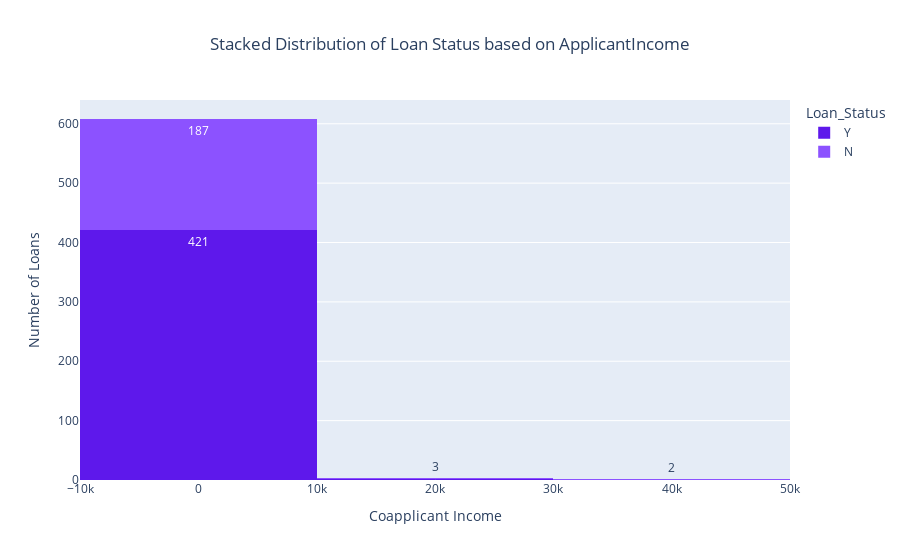

The code cell stored with this chart in its notebook:
### Code cell
# Define categories and corresponding colors
categories = ['Y', 'N']
category_colors = ['#5E18EB', '#8C52FF']
color_mapping = {'Y': category_colors[0], 'N': category_colors[1]}

# Plot the histogram with LoanAmount on the x-axis and stacked Loan_Status
fig = px.histogram(loan,
                   x="CoapplicantIncome",
                   color="Loan_Status",
                   color_discrete_map=color_mapping,  # Use the predefined color mapping
                   barmode='stack',  # Stacks the bars on top of one another
                   title='Stacked Distribution of Loan Status based on ApplicantIncome',
                   labels={'CoapplicantIncome': 'Coapplicant Income'},
                   text_auto=True,  
                   nbins=int(loan['CoapplicantIncome'].max() / 10000))  

# Update layout for centering the title and adjusting y-axis title
fig.update_layout(title_x=0.5, yaxis_title='Number of Loans')

# Show the plot
fig.show()

### Figure 1 — Plotly figure (JSON) as saved in the notebook; plotly's stock layout.template omitted (floating-point values rounded to 4 significant figures; data arrays with more than 128 entries replaced by an {"elided": "..."} marker saying what was removed)
{"data": [{"alignmentgroup": "True", "bingroup": "x", "hovertemplate": "Loan_Status=Y<br>Coapplicant Income=%{x}<br>count=%{y}<extra></extra>", "legendgroup": "Y", "marker": {"color": "#5E18EB", "pattern": {"shape": ""}}, "name": "Y", "nbinsx": 4, "offsetgroup": "Y", "orientation": "v", "showlegend": true, "texttemplate": "%{value}", "type": "histogram", "x": {"elided": "422 float values"}, "xaxis": "x", "yaxis": "y"}, {"alignmentgroup": "True", "bingroup": "x", "hovertemplate": "Loan_Status=N<br>Coapplicant Income=%{x}<br>count=%{y}<extra></extra>", "legendgroup": "N", "marker": {"color": "#8C52FF", "pattern": {"shape": ""}}, "name": "N", "nbinsx": 4, "offsetgroup": "N", "orientation": "v", "showlegend": true, "texttemplate": "%{value}", "type": "histogram", "x": {"elided": "192 int values"}, "xaxis": "x", "yaxis": "y"}], "layout": {"barmode": "stack", "legend": {"title": {"text": "Loan_Status"}, "tracegroupgap": 0}, "title": {"text": "Stacked Distribution of Loan Status based on ApplicantIncome", "x": 0.5}, "xaxis": {"anchor": "y", "domain": [0, 1], "title": {"text": "Coapplicant Income"}}, "yaxis": {"anchor": "x", "domain": [0, 1], "title": {"text": "Number of Loans"}}}}
